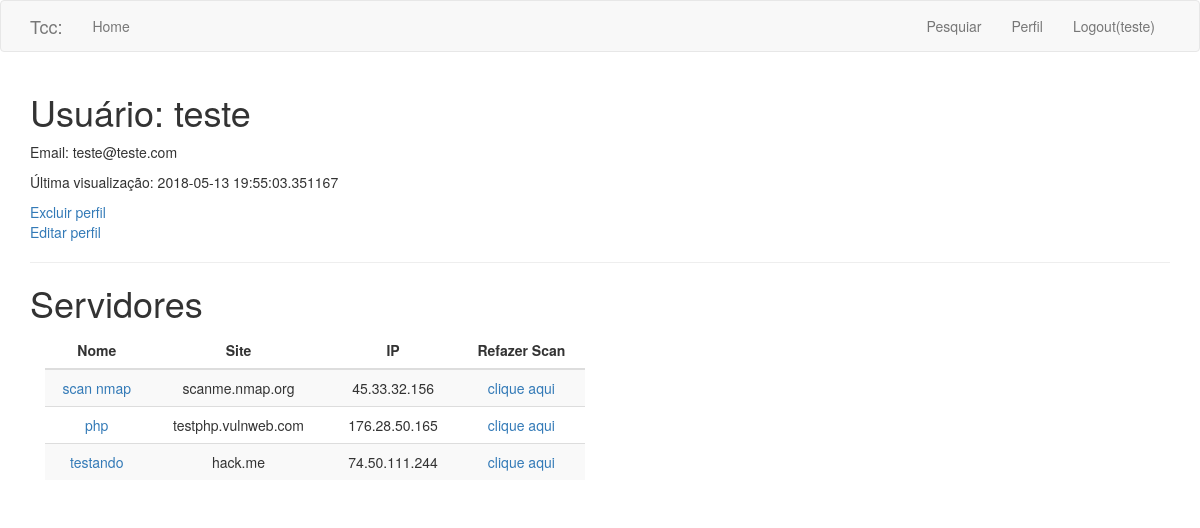
The app's page /usuario/teste (signed in) with its own data.
### app/models.py (models this page shows, shortened)
class Usuario(UserMixin, db.Model):
    id = db.Column(db.Integer, primary_key=True)
    nome = db.Column(db.String(64), index=True, unique=True)
    email = db.Column(db.String(120), index=True, unique=True)
    password_hash = db.Column(db.String(128))
    last_seen = db.Column(db.DateTime, default=datetime.utcnow)
    resultados = db.relationship('Dados', backref='autor_usuario', lazy='dynamic')
    rel_servidor = db.relationship('Servidor', backref='rel_usuario', lazy='dynamic')

class Servidor(db.Model):
    id = db.Column(db.Integer, primary_key=True)
    nome = db.Column(db.String(140), unique=True)#remover esta coluna
    url = db.Column(db.String(255))
    ip = db.Column(db.String(25))
    usuario_id = db.Column(db.Integer, db.ForeignKey('usuario.id'))
    resultados = db.relationship('Dados', backref='autor_servidor', lazy='dynamic')

### app/routes.py (the view)
@app.route('/usuario/<username>')
@login_required
def user(username):
    user = Usuario.query.filter_by(nome=username).first_or_404()
    dados = Dados.query.filter_by(usuario_id=current_user.id)
    servidores = Servidor.query.filter_by(usuario_id=current_user.id)
    return render_template('user.html', title='Perfil de usuário', user=user, dados=dados, servidores=servidores)

### app/models.py (called while the page is built)
@login.user_loader
def load_user(id):
    return Usuario.query.get(int(id))

### app/routes.py (called while the page is built)
@app.before_request
def before_request():
    if current_user.is_authenticated:
        current_user.last_seen = datetime.utcnow()
        db.session.commit()

### app/templates/user.html
{% extends "base.html" %}
{% block app_content %}
    <h1>Usuário: {{ user.nome }}</h1>
    <p>Email: {{ user.email }}</p>
    {% if user.last_seen %}
        <p>Última visualização: {{ user.last_seen }}</p>
    {% endif %}
    <a href="{{ url_for('deletar') }}">Excluir perfil</a>
    {% if user == current_user %}
        <p><a href="{{ url_for('edit_profile') }}">Editar perfil</a></p>
    {% endif %}
    <hr>
        <h1>Servidores</h1>
        <div class="table-responsive col-md-6">
        	<table class="table table-striped border-spacing padding">
        	<thead>
        		<tr>
                    <th class="text-center">Nome</th>
                    <th class="text-center">Site</th>
                    <th class="text-center">IP</th>
                    <th class="text-center">Refazer Scan</th>
                </tr>
            </thead>
        {% for servidor in servidores %}
        <tr class="text-center">
            <td><a href="{{ url_for('dados', nome=servidor.nome) }}">{{ servidor.nome }}</a></td>
            <td>{{ servidor.url }}</td>
            <td>{{ servidor.ip }}</td>
            <td><a href="{{ url_for('refazer', ip=servidor.ip , nome=servidor.nome, url=servidor.url) }}">clique aqui</a></td>
        </tr>
        {% endfor %}
    </table>
    </div>
{% endblock %}

### app/templates/base.html (shortened to what this page needs)
{% extends 'bootstrap/base.html' %}
{% block navbar %}
<nav class="navbar navbar-default">
    <div class="container">
        <div class="navbar-header">
        <a class="navbar-brand" href="{{ url_for('index') }}">Tcc:</a>
    </div>
    <div class="collapse navbar-collapse" id="bs-example-navbar-collapse-1">
        <ul class="nav navbar-nav">
            <li><a href="{{ url_for('index') }}">Home</a></li>
        </ul>
        <ul class="nav navbar-nav navbar-right">
        {% if current_user.is_anonymous %}
            <li><a href="{{ url_for('login') }}">Login</a></li>
        {% else %}
            <li><a href="{{ url_for('servidor') }}">Pesquiar</a></li>
            <li><a href="{{ url_for('user', username=current_user.nome) }}">Perfil</a></li>
            <li><a href="{{ url_for('logout') }}">Logout({{ current_user.nome }})</a></li>
        {% endif %}
        </ul>
        </div>
    </div>
</nav>
{% endblock %}
{% block content %}
    <div class="container">
        {% block app_content %}{% endblock %}
    </div>
{% endblock %}

### records on screen
Usuario: nome "teste", email "teste@teste.com", last_seen "2018-05-13 19:55:03.351167"
Servidor: nome "scan nmap", url "scanme.nmap.org", ip "45.33.32.156"
Servidor: nome "php", url "testphp.vulnweb.com", ip "176.28.50.165"
Servidor: nome "testando", url "hack.me", ip "74.50.111.244"
